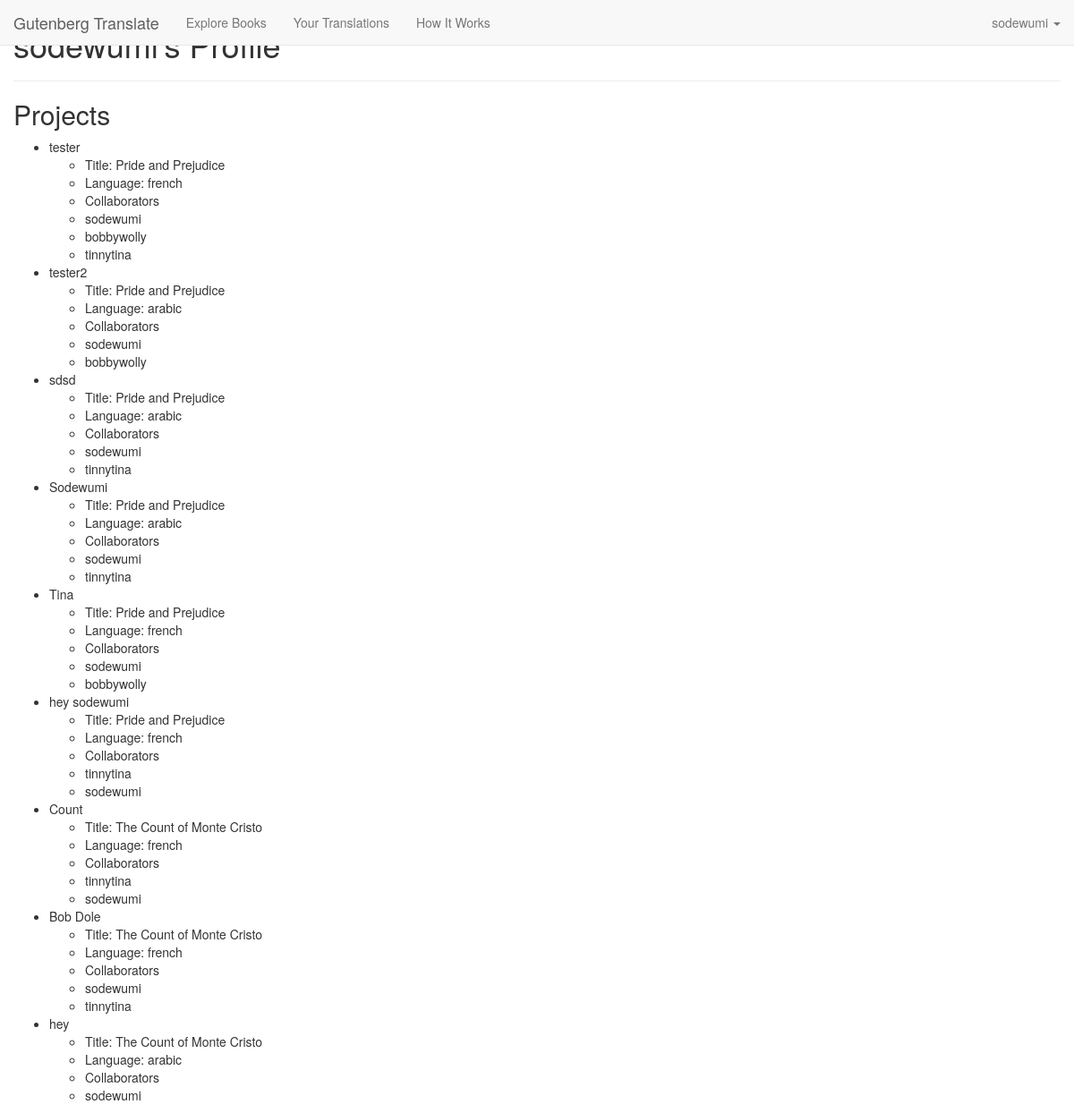
Page /profile/1 (signed in) on the earlier database version.
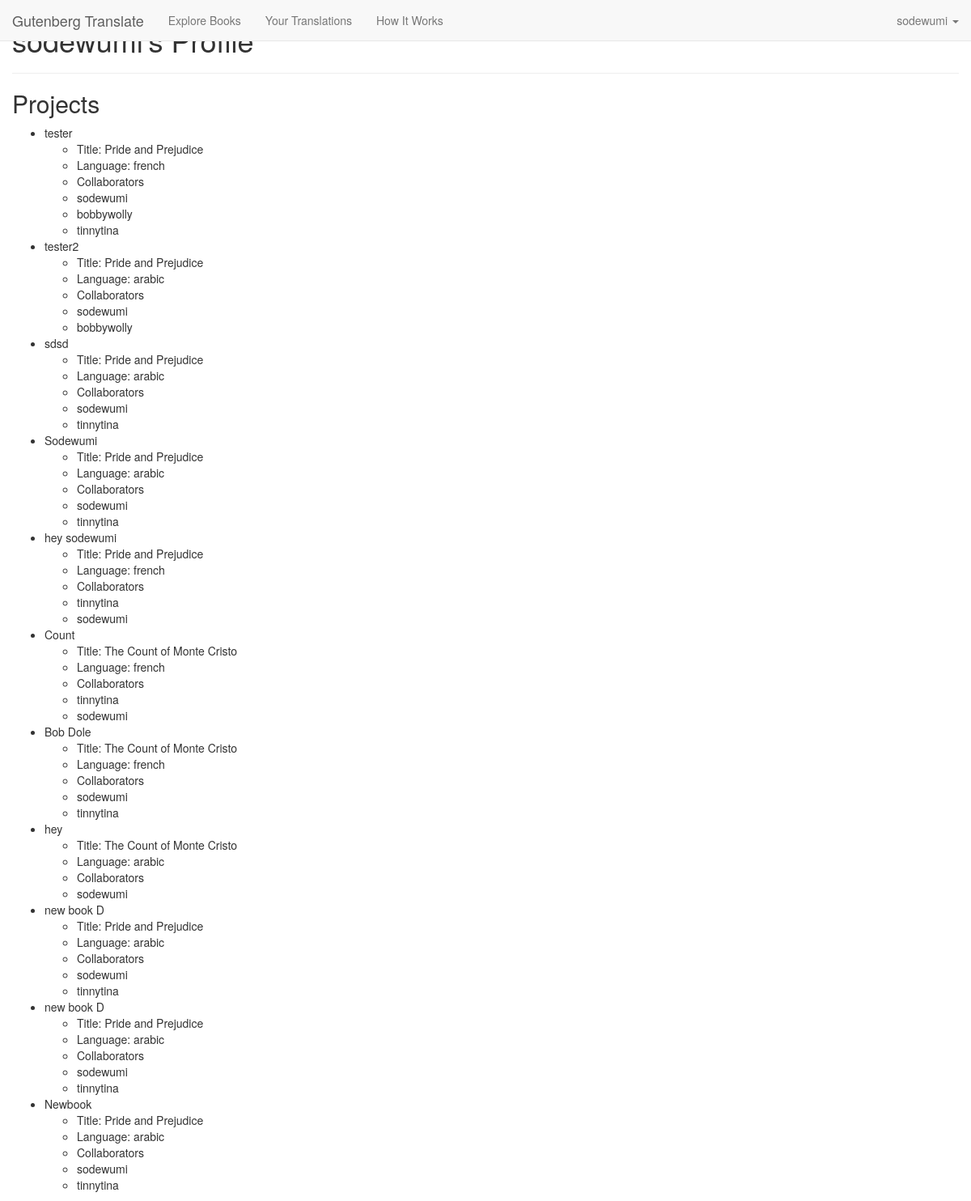
Same page on the later database version.
### model.py (models this page shows, shortened)
class Group(db.Model):
    __tablename__ = "groups"
    group_id = db.Column(db.Integer, primary_key=True, autoincrement=True)
    group_name = db.Column(db.String(30), nullable=False)

class Book(db.Model):
    __tablename__ = "books"
    book_id = db.Column(db.Integer, primary_key=True, autoincrement=True)
    name = db.Column(db.String(50), nullable=False)
    author = db.Column(db.String(45))
    reviews = db.Column(db.String())
    rating = db.Column(db.Integer)
    cover = db.Column(db.String())
    genre_name = db.Column(db.String(10))
    gutenberg_extraction_num = db.Column(db.String(10))
    isbn = db.Column(db.String(10))
    chapters = db.relationship("Chapter", backref="book")
    groups = db.relationship("Group", backref=db.backref("books"),
        secondary="bookgroups")

class BookGroup(db.Model):
    __tablename__ = "bookgroups"
    bookgroup_id = db.Column(db.Integer, primary_key=True, autoincrement=True)
    language = db.Column(db.String(15))
    group_id = db.Column(db.Integer, db.ForeignKey("groups.group_id"))
    book_id = db.Column(db.Integer, db.ForeignKey("books.book_id"))
    translations = db.relationship("Translation", backref="bookgroups")
    group = db.relationship("Group", backref=db.backref("bookgroups"))

class User(db.Model):
    __tablename__ = "users"
    user_id = db.Column(db.Integer, primary_key=True, autoincrement=True)
    email = db.Column(db.String(50), nullable=False, unique=True)
    password = db.Column(db.String(15), nullable=False)
    username = db.Column(db.String(15), nullable=False, unique=True)
    groups = db.relationship("Group", backref=db.backref("users"),
            secondary="usergroups")

### server.py (the view)
@app.route("/profile/<int:user_id>")
def display_profile(user_id):
    user_obj = User.query.get(user_id)
    user_groups_list = user_obj.groups
    return render_template("profile.html", user_groups_list=user_groups_list)

### templates/profile.html
{% extends 'base.html' %}
{% block body %}
<h1>{{ session["login"][0] }}'s Profile</h1>
<hr>
<h2>Projects</h2>
    <ul>
        {% for group in user_groups_list %}
        <li>{{ group.group_name }}
            <ul>
                {% for book in group.books %}
                <li>Title: {{ book.name }}</li>
                {% endfor %}
            </ul>
            <ul>
                {% for bookgroup in group.bookgroups %}
                <li>Language: {{ bookgroup.language }}</li>
                {% endfor %}
            </ul>
            <ul>
                <li>Collaborators</li>
                {% for user in group.users %}
                <li>{{ user.username }}</li>
                {% endfor %}
            </ul>
        </li>
        {% endfor %}
    </ul>
{% endblock %}

Differences in the rows shown:
no longer on this page (row unchanged): Group: group_name "Tina", Book (name "Pride and Prejudice"), User (username "sodewumi"), User (username "bobbywolly")
no longer on this page (row unchanged): BookGroup: language "french", shown under "Tina"
added Group: group_name "new book D", Book (name "Pride and Prejudice"), User (username "sodewumi"), User (username "tinnytina")
added BookGroup: language "arabic", shown under "new book D"
added Group: group_name "new book D", Book (name "Pride and Prejudice"), User (username "sodewumi"), User (username "tinnytina")
added BookGroup: language "arabic", shown under "new book D"
added Group: group_name "Newbook", Book (name "Pride and Prejudice"), User (username "sodewumi"), User (username "tinnytina")
added BookGroup: language "arabic", shown under "Newbook"
